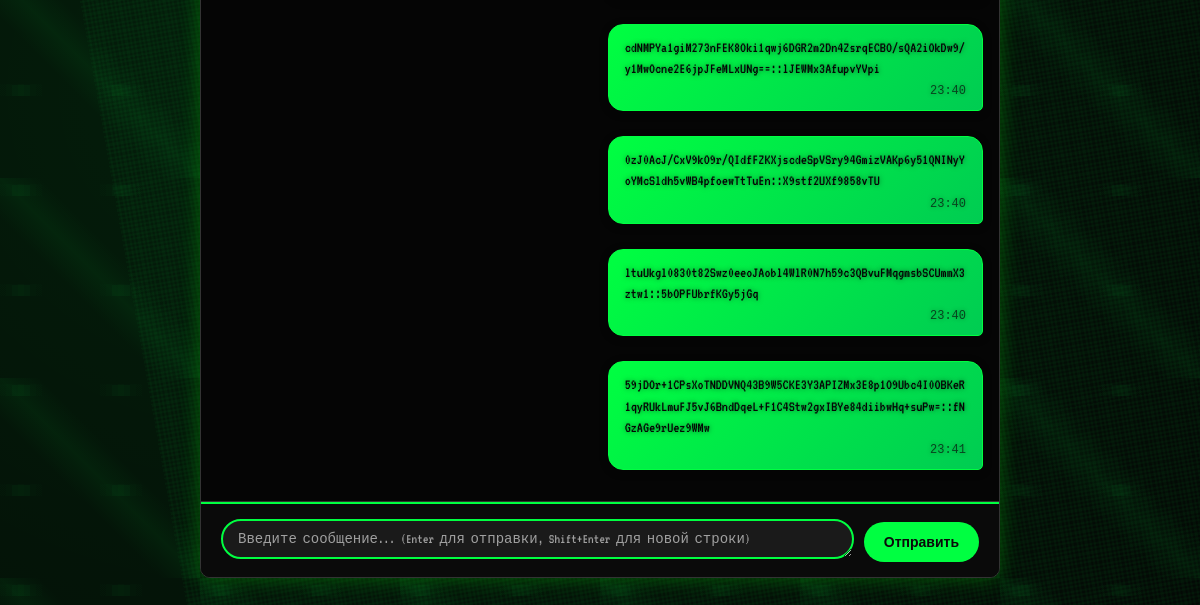
The page /chat/2 (signed in, lower part) on the database as committed earlier.
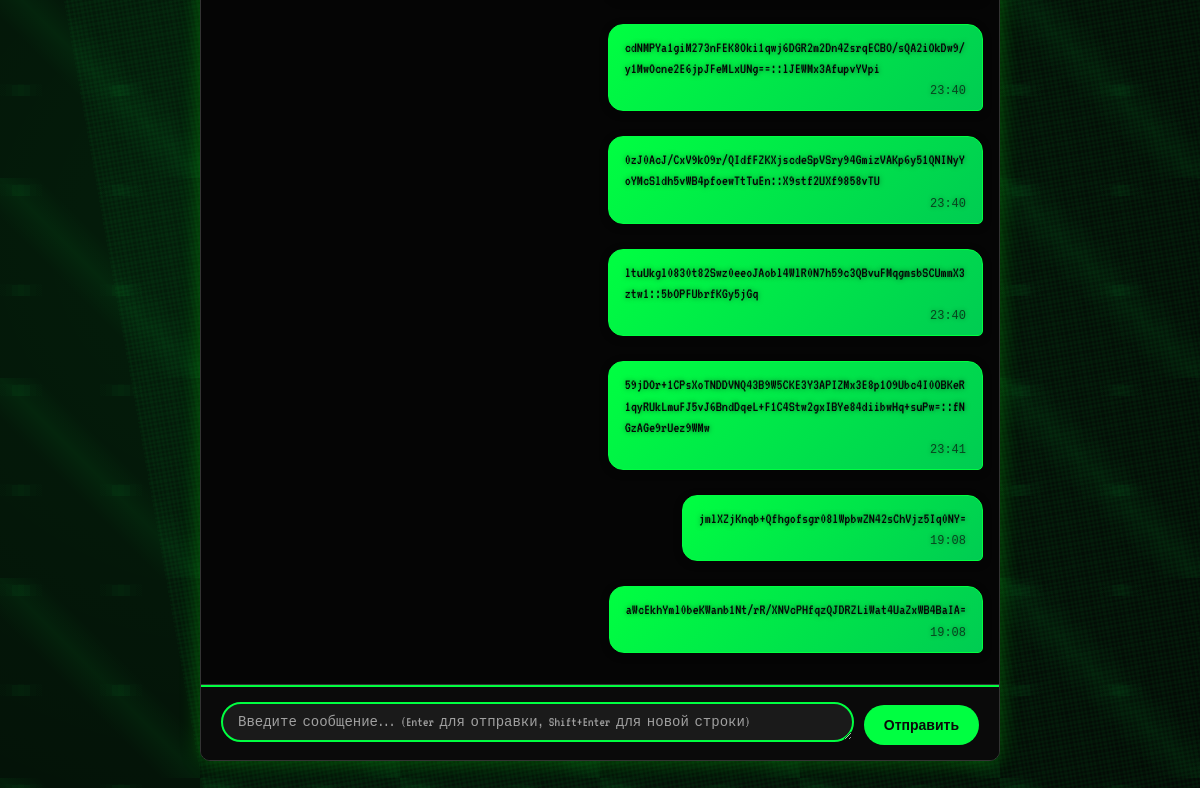
The same page on the database as committed later.
### models.py (models this page shows)
class Message(db.Model):
    id = Column(Integer, primary_key=True)
    chat_id = Column(Integer, ForeignKey('chat.id'), nullable=True)
    group_id = Column(Integer, ForeignKey('group.id'), nullable=True)
    sender_id = Column(Integer, ForeignKey('user.id'), nullable=False)
    content_enc = Column(LargeBinary, nullable=False)  # Зашифрованное сообщение
    type = Column(String(16), default='text')  # text, file, audio
    timestamp = Column(DateTime, default=datetime.datetime.utcnow)
    deleted = Column(Boolean, default=False)
    session_id = Column(String(64), nullable=True)  # ID сессии для PFS
    file = relationship('File', backref='message', uselist=False)

### app.py (the view, shortened to what this page needs)
@app.route('/chat/<int:chat_id>', methods=['GET', 'POST'])
@login_required
def chat(chat_id):
    chat = Chat.query.get_or_404(chat_id)
    if current_user.id not in [chat.user1_id, chat.user2_id]:
        abort(403)
    tracking = ReadTracking.query.filter_by(user_id=current_user.id, chat_id=chat_id).first()
    if tracking:
        tracking.last_read = datetime.now(UTC)
    else:
        tracking = ReadTracking(user_id=current_user.id, chat_id=chat_id, last_read=datetime.now(UTC))
        db.session.add(tracking)
    db.session.commit()
    other_user_id = chat.user2_id if current_user.id == chat.user1_id else chat.user1_id
    other_user = User.query.get_or_404(other_user_id)
    if not chat.key_enc:
        key = os.urandom(32)  # 256 бит
        chat.key_enc = base64.b64encode(key)
        db.session.commit()
    messages = Message.query.filter_by(chat_id=chat.id).order_by(Message.timestamp.asc()).all()
    messages_data = []
    for message in messages:
        try:
            content = message.content_enc.decode('utf-8') if message.content_enc else ''
            messages_data.append({
                'id': message.id,
                'sender_id': message.sender_id,
                'content': content,
                'timestamp': message.timestamp,
                'deleted': message.deleted
            })
        except Exception as e:
            messages_data.append({
                'id': message.id,
                'sender_id': message.sender_id,
                'content': '[ошибка чтения сообщения]',
                'timestamp': message.timestamp,
                'deleted': message.deleted
            })
    try:
        nickname = other_user.nickname_enc if other_user else 'Unknown'
    except Exception:
        nickname = 'Unknown'
    other_has_key = other_user.public_key is not None if other_user else False
    show_sync_button = True if other_user else False
    chat_key_b64 = chat.key_enc.decode('utf-8') if chat.key_enc else ''
    return render_template('chat.html', chat=chat, messages=messages_data, nickname=nickname, chat_key_b64=chat_key_b64, other_has_key=other_has_key, other_user=other_user, show_sync_button=show_sync_button)

### app.py (called while the page is built)
@app.before_request
def enforce_https():
    return None

@login_manager.user_loader
def load_user(user_id):
    return db.session.get(User, int(user_id))

@app.before_request
def check_ban():
    from flask_login import current_user, logout_user
    if hasattr(current_user, 'is_authenticated') and current_user.is_authenticated:
        if getattr(current_user, 'banned', False):
            logout_user()
            flash('Ваш аккаунт заблокирован', 'danger')
            return redirect(url_for('login'))

### templates/chat.html (shortened to what this page needs)
{% extends "base.html" %}
{% block content %}
<div class="container">
    <div class="chat-container">
        <div class="messages-container" id="messages">
            {% for message in messages %}
            <div class="message {% if message.sender_id == current_user.id %}sent{% else %}received{% endif %}">
                <div class="message-content">
                    <span class="message-text">{{ message.content }}</span>
                    <span class="message-time">{{ message.timestamp.strftime('%H:%M') }}</span>
                </div>
            </div>
            {% endfor %}
        </div>
        <div class="chat-input-container">
            <form class="chat-input-form" id="messageForm">
                <div class="chat-input-group">
                    <textarea
                        class="chat-input"
                        id="messageInput"
                        placeholder="Введите сообщение... (Enter для отправки, Shift+Enter для новой строки)"
                        required
                        rows="1"
                    ></textarea>
                </div>
                <button type="submit" class="chat-send-btn">Отправить</button>
            </form>
        </div>
    </div>
</div>
{% endblock %}

### templates/base.html (shortened to what this page needs)
<!DOCTYPE html>
<html lang="en">
<head>
    <link rel="stylesheet" href="{{ url_for('static', filename='style.css') }}">
</head>
<body {% if request.endpoint in ['chat', 'group_chat'] %}class="chat-page"{% endif %}>
    <div class="page-container">
        <main class="content-wrapper">
            {% block content %}{% endblock %}
        </main>
    </div>
</body>
</html>

Rows that differ between the two databases and show on the page:
added Message: timestamp "19:08"
added Message: timestamp "19:08"
Other text that changed with them:
new list line: "jmlXZjKnqb+Qfhgofsgr08lWpbwZN42sChVjz5Iq0NY="
new list line: "aWcEkhYml0beKWanb1Nt/rR/XNVcPHfqzQJDRZLiWat4UaZxWB4BaIA="
